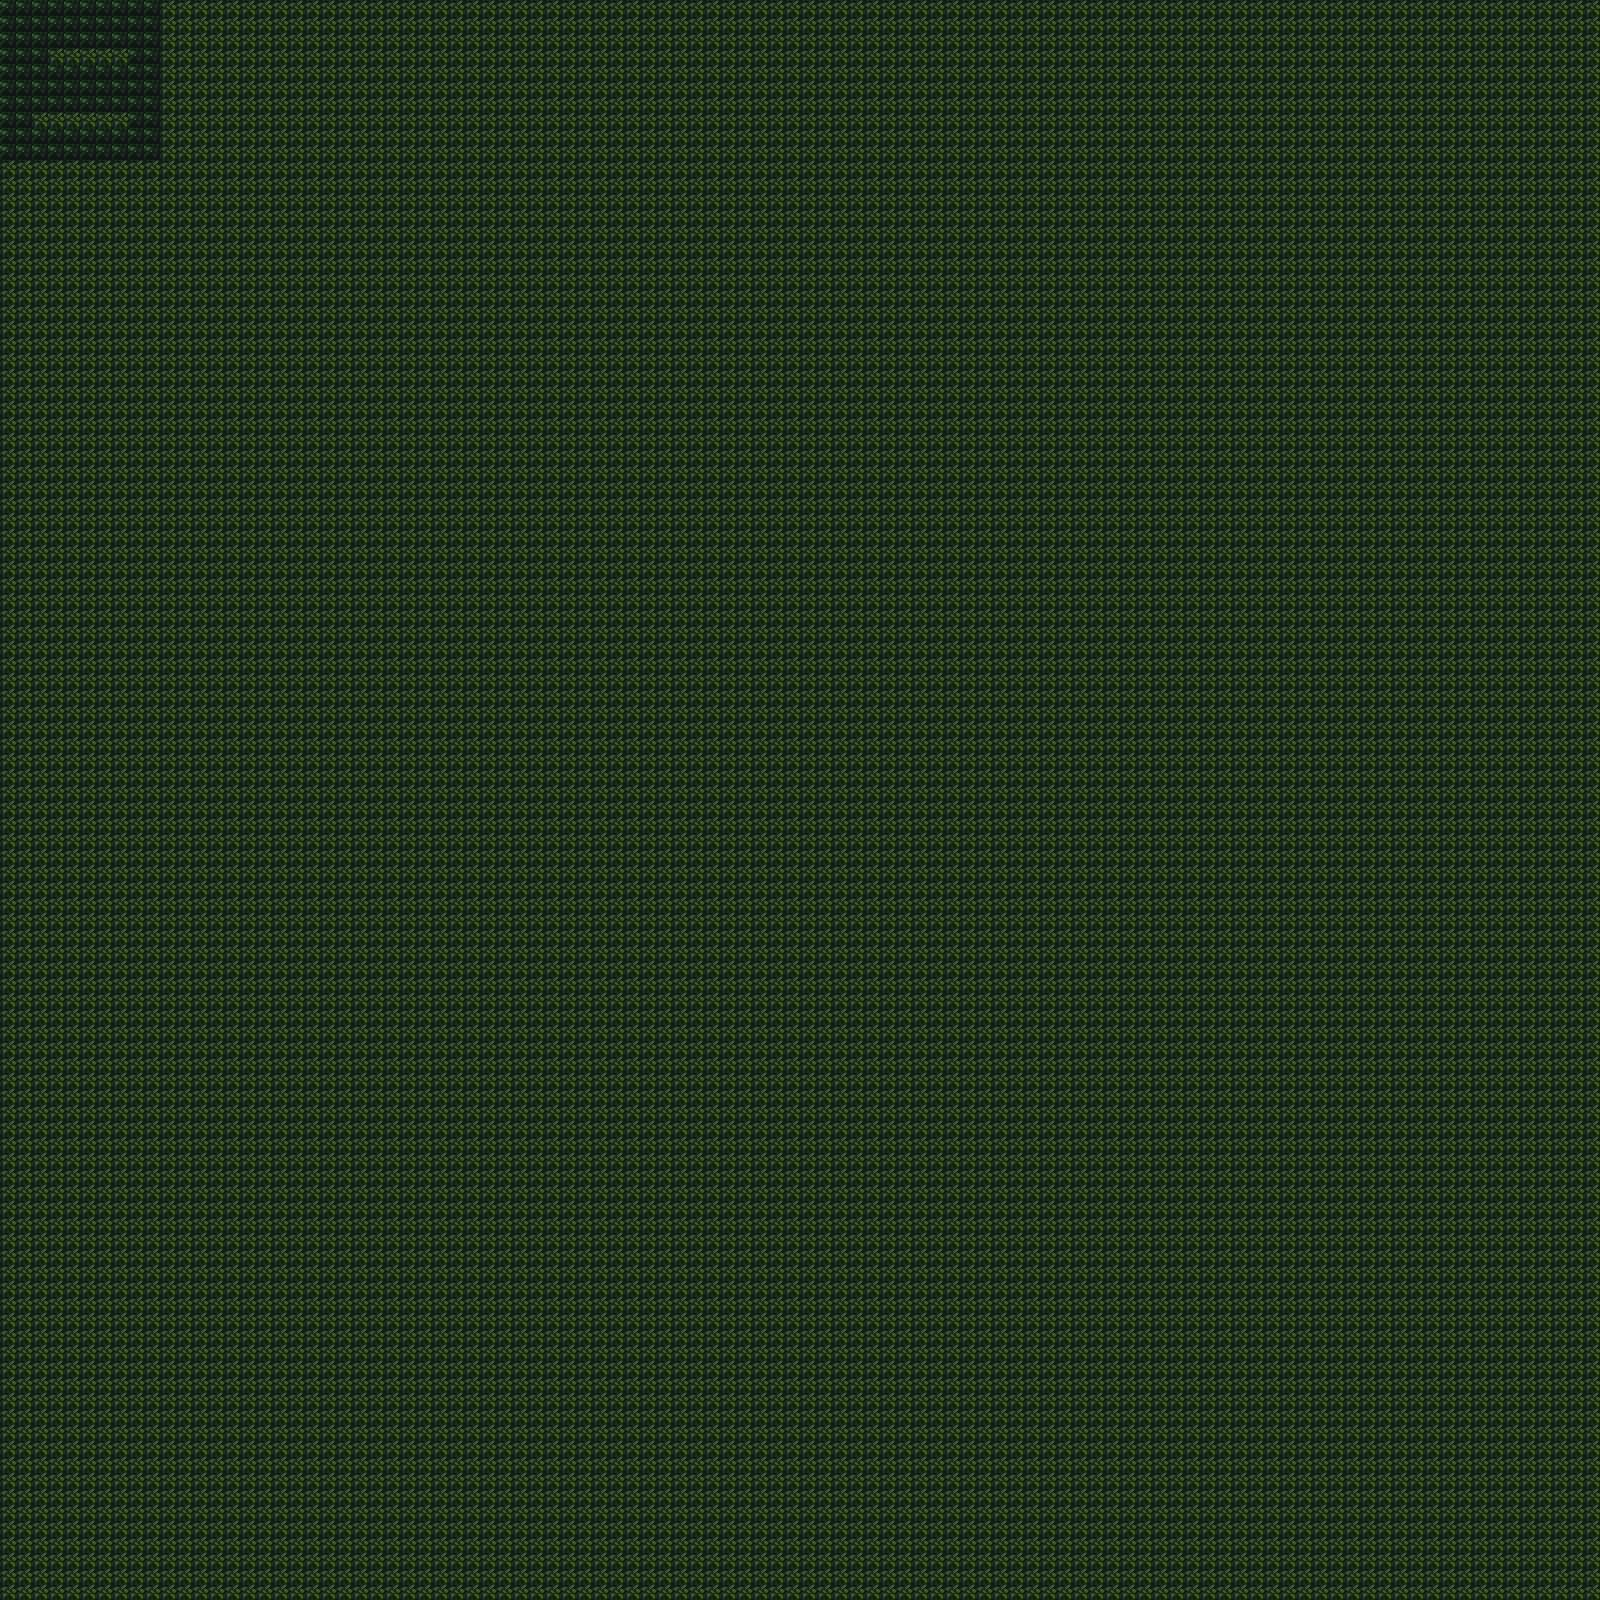

The image is a tile-based game level rendered from a .tmx file. Its description and source (layers, tilesets, objects; grid data summarised) follow:
An orthogonal 100x100 tile map with 16x16 px tiles, 1 tile layer (Tile Layer 1).

<map version="1.10" tiledversion="1.11.0" orientation="orthogonal" renderorder="right-down" width="100" height="100" tilewidth="16" tileheight="16" infinite="0" nextlayerid="2" nextobjectid="1">
 <tileset firstgid="1" source="../tileImagesDawn/Dawn.tsx" />
 <layer id="1" name="Tile Layer 1" width="100" height="100">
  <data>[10000 cells, 10000 non-empty, 3 distinct tile ids]</data>
 </layer>
</map>
